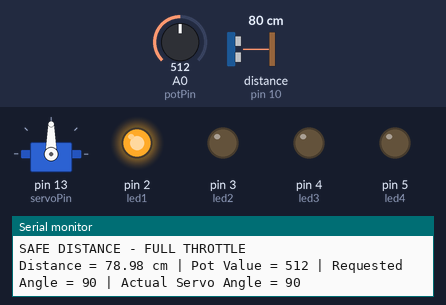
A sketch run on a simulated Arduino Uno, built with avr-gcc and run on an emulated ATmega328P. Parts: servo, output pins drawn as LEDs (lit = HIGH), the last lines printed to the serial monitor. Wiring (inferred from the names in the program): ultrasonic range finder: trigger pin 9; echo pin 10. The test bench sets the inputs (shaded band); at power-on: distance to the obstacle (sensor on pin 10) 80 cm, A0 (potPin) = 512. The echo pulse lasts 58.3 µs per cm; pins used as bus, display or sensor lines are not drawn.

Above: at 1.2 s.
1.3 s: distance to the obstacle (sensor on pin 10) set to 33 cm
4.3 s: distance to the obstacle (sensor on pin 10) set to 27 cm
At 5.6 s:
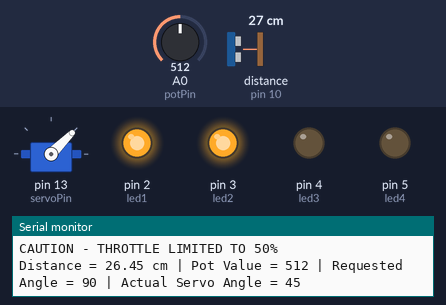
5.9 s: A0 (potPin) set to 716
At 6.5 s:
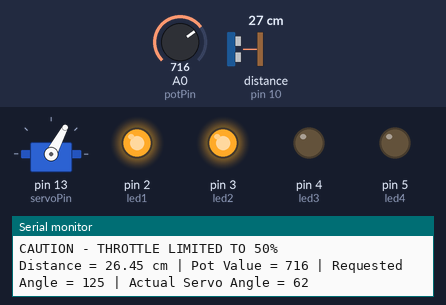
7.5 s: A0 (potPin) set to 1023
At 7.9 s:
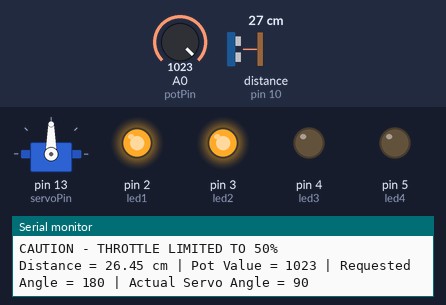
9.0 s: distance to the obstacle (sensor on pin 10) set to 23 cm
12.0 s: distance to the obstacle (sensor on pin 10) set to 18 cm
At 12.9 s:
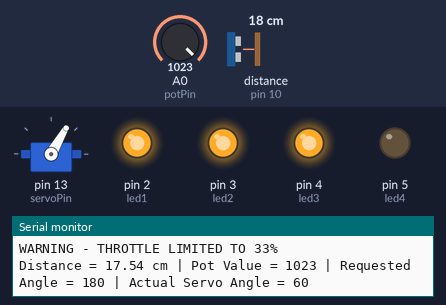
Timing chart, 0 to 14.6 s (numbered marks = the images above; inputs shaded):
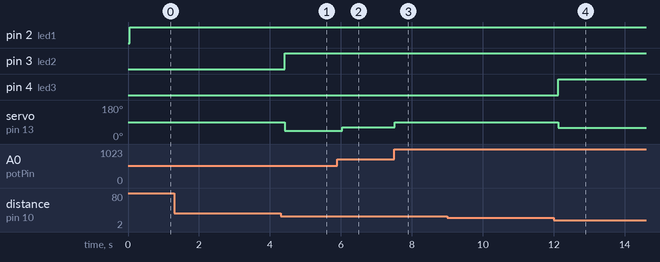

The sketch:

Arduino_Uno.ino
```cpp
#include <Servo.h>

Servo throttleServo;

// Ultrasonic Sensor
const int trigPin = 9;
const int echoPin = 10;

// Potentiometer
const int potPin = A0;

// LEDs
const int led1 = 2;
const int led2 = 3;
const int led3 = 4;
const int led4 = 5;

// Servo
const int servoPin = 13;

long duration;
float distance;

int potValue;
int angle;

void setup()
{
  Serial.begin(9600);

  pinMode(trigPin, OUTPUT);
  pinMode(echoPin, INPUT);

  pinMode(led1, OUTPUT);
  pinMode(led2, OUTPUT);
  pinMode(led3, OUTPUT);
  pinMode(led4, OUTPUT);

  throttleServo.attach(servoPin);

  Serial.println("=================================");
  Serial.println("THROTTLE BY WIRE + ADAS SYSTEM");
  Serial.println("=================================");
}

void loop()
{
  // Read Potentiometer
  potValue = analogRead(potPin);

  // Convert to Servo Angle
  int requestedAngle = map(potValue, 0, 1023, 0, 180);

  // Trigger Ultrasonic Sensor
  digitalWrite(trigPin, LOW);
  delayMicroseconds(2);

  digitalWrite(trigPin, HIGH);
  delayMicroseconds(10);

  digitalWrite(trigPin, LOW);

  duration = pulseIn(echoPin, HIGH, 30000);

  if(duration == 0)
  {
    Serial.println("No Echo Detected");
    delay(100);
    return;
  }

  distance = duration * 0.034 / 2.0;

  // Turn OFF all LEDs
  digitalWrite(led1, LOW);
  digitalWrite(led2, LOW);
  digitalWrite(led3, LOW);
  digitalWrite(led4, LOW);

  // Default = Full Driver Control
  angle = requestedAngle;

  // ==========================
  // ADAS Distance Logic
  // ==========================

  if(distance > 30)
  {
    digitalWrite(led1, HIGH);

    angle = requestedAngle;

    Serial.println("SAFE DISTANCE - FULL THROTTLE");
  }

  else if(distance > 20)
  {
    digitalWrite(led1, HIGH);
    digitalWrite(led2, HIGH);

    angle = requestedAngle / 2;

    Serial.println("CAUTION - THROTTLE LIMITED TO 50%");
  }

  else if(distance > 10)
  {
    digitalWrite(led1, HIGH);
    digitalWrite(led2, HIGH);
    digitalWrite(led3, HIGH);

    angle = requestedAngle / 3;

    Serial.println("WARNING - THROTTLE LIMITED TO 33%");
  }

  else
  {
    digitalWrite(led1, HIGH);
    digitalWrite(led2, HIGH);
    digitalWrite(led3, HIGH);
    digitalWrite(led4, HIGH);

    angle = requestedAngle / 4;

    Serial.println("EMERGENCY! THROTTLE LIMITED TO 25%");
  }

  // Safety Limits
  angle = constrain(angle, 0, 180);

  // Move Servo
  throttleServo.write(angle);

  // Serial Monitor Output
  Serial.print("Distance = ");
  Serial.print(distance);
  Serial.print(" cm");

  Serial.print(" | Pot Value = ");
  Serial.print(potValue);

  Serial.print(" | Requested Angle = ");
  Serial.print(requestedAngle);

  Serial.print(" | Actual Servo Angle = ");
  Serial.println(angle);

  delay(100);
}
```

Measured:
- the behaviour switches between 31 and 30 cm on distance to the obstacle (sensor on pin 10) (found by bisection; images 0 and 1)
- the behaviour switches between 21 and 20 cm on distance to the obstacle (sensor on pin 10) (found by bisection; images 3 and 4)
- after the input at 4.3 s, pin 3 (led2): LOW → HIGH after 0.11 s; servo on pin 13 (servoPin): 90° → 45° after 0.11 s
- after the input at 5.9 s, servo on pin 13 (servoPin): 45° → 62° after 0.14 s
- after the input at 7.5 s, servo on pin 13 (servoPin): 62° → 90° at once
- after the input at 12.0 s, pin 4 (led3): LOW → HIGH after 0.12 s; servo on pin 13 (servoPin): 90° → 60° after 0.12 s
